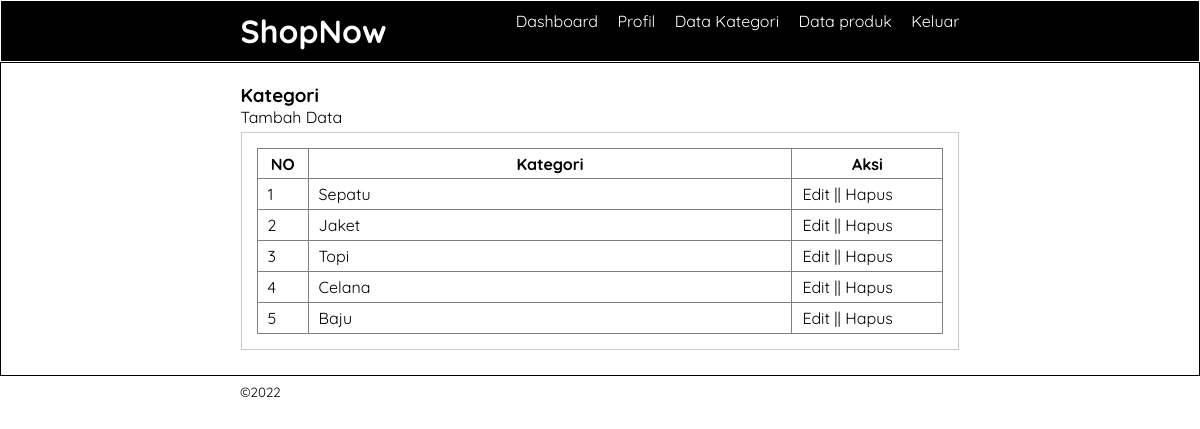
The app's page /datakategori.php (signed in) with its own data.
### tables this page shows
CREATE TABLE `category` (
  `category_id` int(11) NOT NULL,
  `category_name` varchar(30) NOT NULL
);

### datakategori.php (the view, shortened to what this page needs)
<?php
    include 'db.php';
?>
<!DOCTYPE html>
<html>
    <head>
        <link rel="stylesheet" type="text/css" href="css/style.css">
    </head>
    <body>
        <header>
            <div class="container">
                <h1><a href="dashboard.php">ShopNow</a></h1>
                <ul>
                    <li><a href="dashboard.php">Dashboard</a></li>
                    <li><a href="profil.php">Profil</a></li>
                    <li><a href="datakategori.php">Data Kategori</a></li>
                    <li><a href="dataproduk.php">Data produk</a></li>
                    <li><a href="logout.php">Keluar</a></li>
                </ul>
            </div>
        </header>
        <div class="section">
            <div class="container">
                <h3>Kategori</h3>
                <p><a href="tambahkategori.php">Tambah Data</p>
                <div class="box">
                    <table border="1" cellspacing="0" class="table">
                        <thead>
                            <tr>
                                <th width="50px">NO</th>
                                <th>Kategori</th>
                                <th width="150px    ">Aksi</th>
                            </tr>
                        </thead>
                        <tbody>
                            <?php
                            $no = 1;
                            $kategori = mysqli_query($conn, "SELECT * FROM category ORDER BY category_id DESC");
                            if(mysqli_num_rows($kategori) > 0){
                            while($row = mysqli_fetch_array($kategori)){
                            ?>
                            <tr>
                                <td><?php echo $no++ ?></td>
                                <td><?php echo $row['category_name']?></td>
                                <td>
                                    <a href="editkategori.php?id=<?php echo $row['category_id'] ?>">Edit</a> || <a href="proseshapus.php?idk=<?php echo $row ['category_id'] ?>" onclick="return confirm('Apakah anda yakin?')">Hapus</a>
                                </td>
                            </tr>
                            <?php }}else{ ?>
                                <tr>
                                    <td colspan="3">Data tidak ada</td>
                                </tr>
                            <?php } ?>
                        </tbody>
                    </table>
                </div>
            </div>
        </div>
        <footer>
            <div class="container">
                <small>©2022</small>
            </div>
        </footer>
    </body>
</html>

### css/style.css (style rules this page uses)
* { padding: 0; margin: 0; font-family: 'Quicksand', sans-serif; }
body { background-color: rgb(255, 255, 255); }
a { color: inherit; text-decoration: none; }
header { border: 1px solid; background-color: #000000; color: rgb(255, 255, 255); }
header h1 { float: left; padding: 10px 0; }
header ul { float: right; }
header ul li { display: inline-block; }
header ul li a { padding: 10px 0 20px 15px; display: inline-block; }
.container { width: 60%; margin: 0 auto; }
.container:after { content: ''; display: block; clear: both; }
.section { padding: 20px 0; border: 1px solid; }
.box { background-color: white; border: 1px solid #ccc; padding: 15px; box-sizing: border-box; margin: 5px 0; }
.box:after { content: ''; display: block; clear: both; }
.table { width: 100%; border-collapse: collapse; }
.table tr { height: 30px; }
.table tr td { padding: 5px 10px; }
footer { padding: 5px 0; }

### records on screen
category: category_name "Sepatu"
category: category_name "Jaket"
category: category_name "Topi"
category: category_name "Celana"
category: category_name "Baju"
